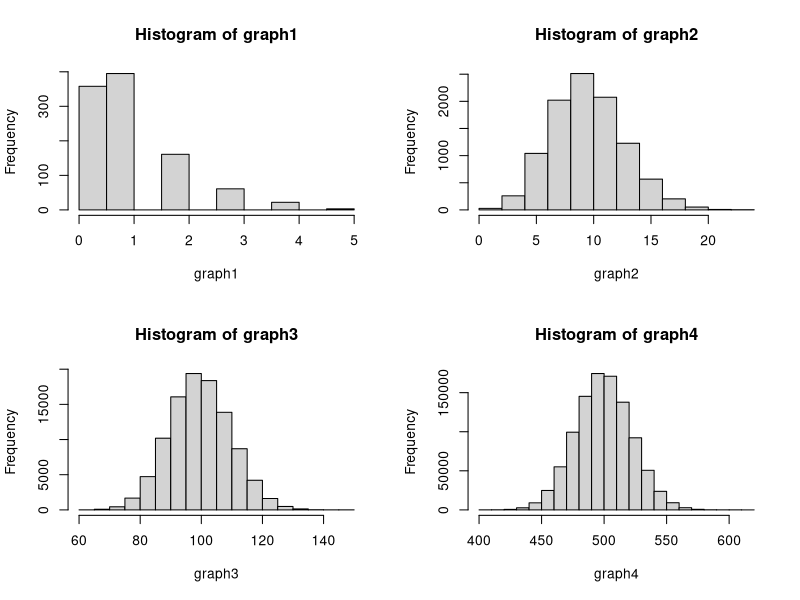

Here is the R script that generated this plot:
par(mfrow = c(2,2))

?rpois

graph1 <- rpois(n = 1000, lambda = 1)
graph2 <- rpois(n = 10000, lambda = 10)
graph3 <- rpois(n = 100000, lambda = 100)
graph4 <- rpois(n = 1000000, lambda = 500)

hist(graph1)
hist(graph2)
hist(graph3)
hist(graph4)